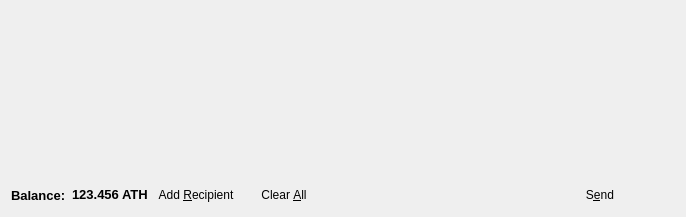
<?xml version="1.0" encoding="UTF-8"?>
<ui version="4.0">
 <class>SendCoinsDialog</class>
 <widget class="QDialog" name="SendCoinsDialog">
  <property name="geometry">
   <rect>
    <x>0</x>
    <y>0</y>
    <width>686</width>
    <height>217</height>
   </rect>
  </property>
  <property name="windowTitle">
   <string>Send Coins</string>
  </property>
  <layout class="QVBoxLayout" name="verticalLayout">
   <item>
    <widget class="QScrollArea" name="scrollArea">
     <property name="frameShape">
      <enum>QFrame::NoFrame</enum>
     </property>
     <property name="frameShadow">
      <enum>QFrame::Plain</enum>
     </property>
     <property name="lineWidth">
      <number>0</number>
     </property>
     <property name="widgetResizable">
      <bool>true</bool>
     </property>
     <widget class="QWidget" name="scrollAreaWidgetContents">
      <property name="geometry">
       <rect>
        <x>0</x>
        <y>0</y>
        <width>668</width>
        <height>167</height>
       </rect>
      </property>
      <property name="autoFillBackground">
       <bool>false</bool>
      </property>
      <layout class="QVBoxLayout" name="verticalLayout_2">
       <property name="leftMargin">
        <number>0</number>
       </property>
       <property name="topMargin">
        <number>0</number>
       </property>
       <property name="rightMargin">
        <number>0</number>
       </property>
       <property name="bottomMargin">
        <number>0</number>
       </property>
       <item>
        <layout class="QVBoxLayout" name="entries">
         <property name="spacing">
          <number>6</number>
         </property>
        </layout>
       </item>
       <item>
        <spacer name="verticalSpacer">
         <property name="orientation">
          <enum>Qt::Vertical</enum>
         </property>
         <property name="sizeHint" stdset="0">
          <size>
           <width>20</width>
           <height>40</height>
          </size>
         </property>
        </spacer>
       </item>
      </layout>
     </widget>
    </widget>
   </item>
   <item>
    <layout class="QHBoxLayout" name="horizontalLayout">
     <item>
      <widget class="QLabel" name="label">
       <property name="font">
        <font>
         <pointsize>10</pointsize>
         <weight>75</weight>
         <bold>true</bold>
        </font>
       </property>
       <property name="text">
        <string>Balance:</string>
       </property>
      </widget>
     </item>
     <item>
      <widget class="QLabel" name="labelBalance">
       <property name="font">
        <font>
         <pointsize>10</pointsize>
         <weight>75</weight>
         <bold>true</bold>
        </font>
       </property>
       <property name="cursor">
        <cursorShape>IBeamCursor</cursorShape>
       </property>
       <property name="text">
        <string>123.456 ATH</string>
       </property>
       <property name="textInteractionFlags">
        <set>Qt::LinksAccessibleByMouse|Qt::TextSelectableByKeyboard|Qt::TextSelectableByMouse</set>
       </property>
      </widget>
     </item>
     <item>
      <widget class="QPushButton" name="addButton">
       <property name="toolTip">
        <string>Send to multiple recipients at once</string>
       </property>
       <property name="text">
        <string>Add &amp;Recipient</string>
       </property>
       <property name="icon">
        <iconset resource="../bitcoin.qrc">
         <normaloff>:/icons/add</normaloff>:/icons/add</iconset>
       </property>
       <property name="autoDefault">
        <bool>false</bool>
       </property>
       <property name="flat">
        <bool>true</bool>
       </property>
      </widget>
     </item>
     <item>
      <widget class="QPushButton" name="clearButton">
       <property name="sizePolicy">
        <sizepolicy hsizetype="Minimum" vsizetype="Fixed">
         <horstretch>0</horstretch>
         <verstretch>0</verstretch>
        </sizepolicy>
       </property>
       <property name="toolTip">
        <string>Remove all transaction fields</string>
       </property>
       <property name="text">
        <string>Clear &amp;All</string>
       </property>
       <property name="icon">
        <iconset resource="../bitcoin.qrc">
         <normaloff>:/icons/remove</normaloff>:/icons/remove</iconset>
       </property>
       <property name="autoRepeatDelay">
        <number>300</number>
       </property>
       <property name="autoDefault">
        <bool>false</bool>
       </property>
       <property name="flat">
        <bool>true</bool>
       </property>
      </widget>
     </item>
     <item>
      <layout class="QHBoxLayout" name="horizontalLayout_2">
       <property name="spacing">
        <number>3</number>
       </property>
      </layout>
     </item>
     <item>
      <spacer name="horizontalSpacer">
       <property name="orientation">
        <enum>Qt::Horizontal</enum>
       </property>
       <property name="sizeHint" stdset="0">
        <size>
         <width>40</width>
         <height>20</height>
        </size>
       </property>
      </spacer>
     </item>
     <item>
      <widget class="QPushButton" name="sendButton">
       <property name="minimumSize">
        <size>
         <width>150</width>
         <height>0</height>
        </size>
       </property>
       <property name="toolTip">
        <string>Confirm the send action</string>
       </property>
       <property name="text">
        <string>S&amp;end</string>
       </property>
       <property name="icon">
        <iconset resource="../bitcoin.qrc">
         <normaloff>:/icons/send</normaloff>:/icons/send</iconset>
       </property>
       <property name="default">
        <bool>true</bool>
       </property>
       <property name="flat">
        <bool>true</bool>
       </property>
      </widget>
     </item>
    </layout>
   </item>
  </layout>
 </widget>
 <resources>
  <include location="../bitcoin.qrc"/>
 </resources>
 <connections/>
</ui>
